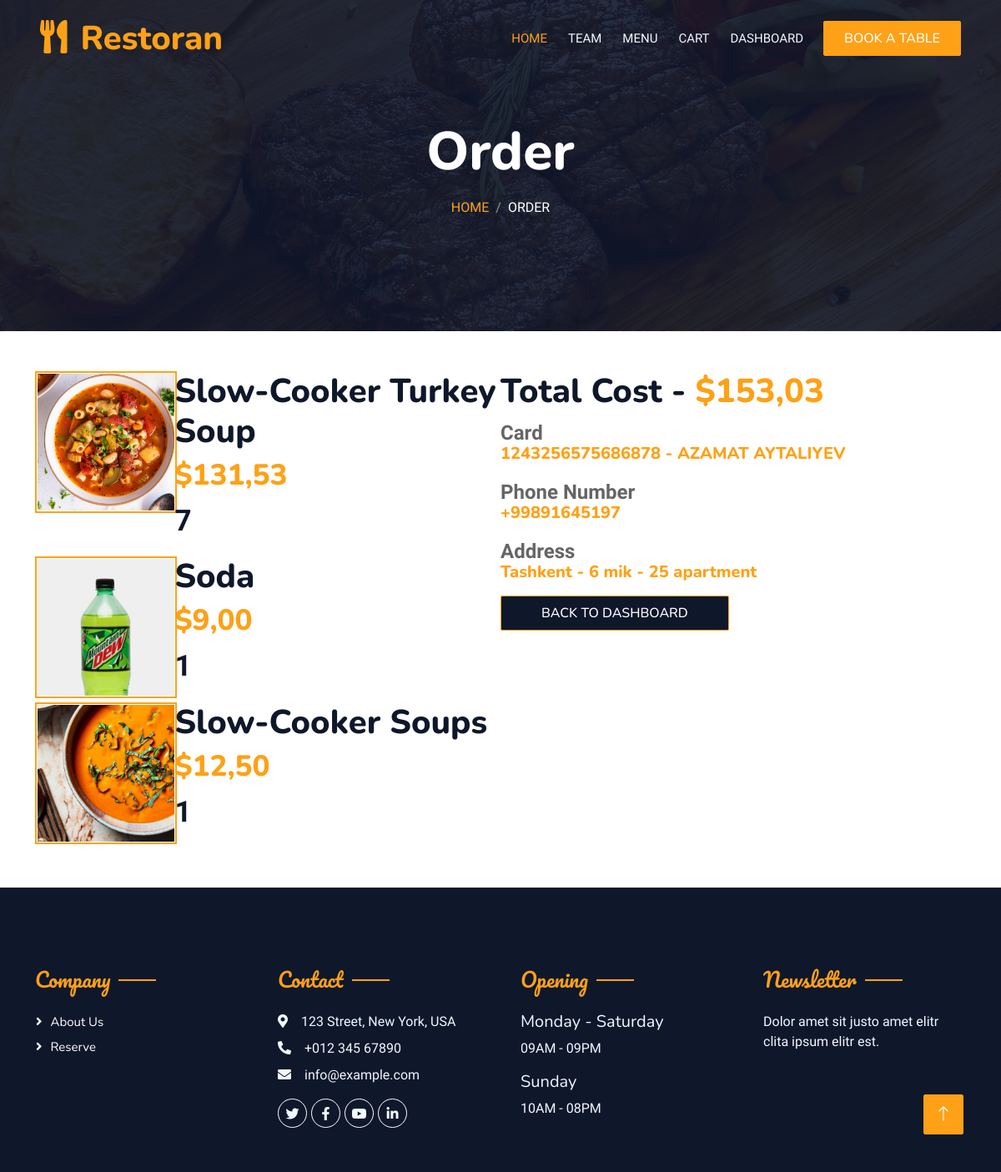
Page /order_detail/19 (signed in) on the committed database.
### blog/models.py (models this page shows, shortened)
class OrderItem(models.Model):
    order = models.ForeignKey(Order, on_delete=models.CASCADE, related_name='order_item')
    product = models.ForeignKey(Food, on_delete=models.CASCADE)
    quantity = models.PositiveIntegerField(default=1)
    @property
    def get_total(self):
        total = self.product.price * self.quantity
        return total

class Food(models.Model):
    name = models.CharField(max_length=50)
    price = models.FloatField()
    image = models.ImageField(upload_to='images')
    description = models.TextField()
    ingredients = models.TextField()
    category = models.ForeignKey(Category, on_delete=models.CASCADE)
    slug = models.SlugField(null=True, blank=True)
    class Meta:
        verbose_name = 'Food'
        verbose_name_plural = 'Foods'

class Order(models.Model):
    user = models.ForeignKey(User, on_delete=models.CASCADE)
    card = models.ForeignKey(Card, on_delete=models.CASCADE, null=True, blank=True)
    phone_number = models.CharField(max_length=16)
    address = models.ForeignKey(Address, on_delete=models.CASCADE, null=True, blank=True)
    is_payed = models.BooleanField(default=False)
    invoice_id = models.CharField(max_length=50)
    ordered_on = models.DateTimeField(auto_now_add=True)
    class Meta:
        verbose_name = 'Order'
        verbose_name_plural = 'Orders'

class Card(models.Model):
    user = models.ForeignKey(User, on_delete=models.CASCADE)
    card_number = models.IntegerField(max_length=16)
    owner_fullname = models.CharField(max_length=255)
    cvv = models.IntegerField(max_length=3)

class Address(models.Model):
    user = models.ForeignKey(User, on_delete=models.CASCADE)
    city = models.CharField(max_length=255)
    region = models.CharField(max_length=255)
    apartment = models.CharField(max_length=255)

### blog/views.py (the view)
# urls.py: path('order_detail/<int:pk>', views.order_detail, name='order_detail'),
@login_required(login_url='login')
def order_detail(request, pk):
    order = Order.objects.get(pk=pk)
    items = order.order_item.all()
    total_price = sum(item.get_total for item in items)
    total_quantity = sum(item.quantity for item in items)
    context = {
        'items': items,
        'order': order,
        'total_quantity': total_quantity,
        'total_price': total_price,
    }
    return render(request, 'order_detail.html', context)

### templates/order_detail.html (shortened to what this page needs)
{% load static %}
<!DOCTYPE html>
<html lang="en">
<head>
    <link rel="stylesheet" href="https://cdnjs.cloudflare.com/ajax/libs/font-awesome/6.5.2/css/brands.min.css" />
    <link href="https://cdnjs.cloudflare.com/ajax/libs/font-awesome/5.10.0/css/all.min.css" rel="stylesheet">
    <link href="https://cdn.jsdelivr.net/npm/bootstrap-icons@1.4.1/font/bootstrap-icons.css" rel="stylesheet">
    <link href="{% static 'css/bootstrap.min.css' %}" rel="stylesheet">
    <link href="{% static 'css/style.css' %}" rel="stylesheet">
</head>
<body>
    <div class="container-xxl bg-white p-0">
        <div class="container-xxl position-relative p-0" id="navbar">
            <nav class="navbar navbar-expand-lg navbar-dark bg-dark px-4 px-lg-5 py-3 py-lg-0">
                <a href="" class="navbar-brand p-0">
                    <h1 class="text-primary m-0"><i class="fa fa-utensils me-3"></i>Restoran</h1>
                </a>
                <div class="collapse navbar-collapse" id="navbarCollapse">
                    <div class="navbar-nav ms-auto py-0 pe-4">
                        <a href="{% url 'home' %}" class="nav-item nav-link active">Home</a>
                        <a href="{% url 'team' %}" class="nav-item nav-link">Team</a>
                        <a href="{% url 'menu' %}" class="nav-item nav-link">Menu</a>
                        <a href="{% url 'cart' %}" class="nav-item nav-link">Cart</a>
                        {% if user.is_authenticated %}
                        <a href="{% url 'dashboard' %}" class="nav-item nav-link">Dashboard</a>
                        {% else %}
                        <a href="{% url 'login' %}" class="nav-item nav-link">Login</a>
                        {% endif %}
                    </div>
                    <a href="{% url 'reserve' %}" class="btn btn-primary py-2 px-4">Book A Table</a>
                </div>
            </nav>
            <div class="container-xxl py-5 bg-dark hero-header mb-5">
                <div class="container text-center my-5 pt-5 pb-4">
                    <h1 class="display-3 text-white mb-3 animated slideInDown">Order</h1>
                    <nav aria-label="breadcrumb">
                        <ol class="breadcrumb justify-content-center text-uppercase">
                            <li class="breadcrumb-item"><a href="{% url 'home' %}">Home</a></li>
                            <li class="breadcrumb-item text-white active" aria-current="page">Order</li>
                        </ol>
                    </nav>
                </div>
            </div>
        </div>
        <div class="container">
            <div class="checkout">
                <div class="c-items">
                    {% for item in items %}
                    <div class="c-item">
                        <div class="citem-img">
                            <img src="{{item.product.image.url}}" alt="">
                        </div>
                        <div class="citem-text">
                            <h1>{{item.product.name}}</h1>
                            <h2>${{item.get_total|floatformat:2}}</h2>
                            <p><b>{{item.quantity}}</b></p>
                        </div>
                    </div>
                    {% endfor %}
                </div>
                <div class="c-contact">
                    <div><h1>Total Cost - <span style="color: #FEA116;">${{total_price|floatformat:2}}</span></h1>
                    </div>
                    <form action="" method="post">
                        <div class="col-md-11 mb-3">
                            <div class="form-floating">
                                <p style="font-size: 24px; margin-bottom: -5px;"><b>Card</b></p>
                                <h6 style="font-size: 20px; margin-top: 5; color: #FEA116;">{{ order.card.card_number}}  - {{ order.card.owner_fullname }}</h6>
                            </div>
                        </div>
                        <div class="col-md-11 mb-3">
                            <div class="form-floating">
                                <p style="font-size: 24px; margin-bottom: -5px;"><b>Phone Number</b></p>
                                <h6 style="font-size: 20px; margin-top: 5; color: #FEA116;" >+{{order.phone_number}}</h6>
                            </div>
                        </div>
                        <div class="col-md-11 mb-3">
                            <div class="form-floating">
                                <p style="font-size: 24px; margin-bottom: -5px;"><b>Address</b></p>
                                <h6 style="font-size: 20px; margin-top: 5; color: #FEA116;">{{ order.address.city }}  - {{ order.address.region }} mik - {{order.address.apartment}} apartment</h6>
                            </div>
                        </div>
                        <a href="{% url 'dashboard' %}" class="btn btn-primary py-2 px-5" style="background-color: #0F172B;">Back to Dashboard</a>
                    </form>
                </div>
            </div>
        </div>
        <div class="container-fluid bg-dark text-light footer pt-5 mt-5 wow fadeIn" data-wow-delay="0.1s">
            <div class="container py-5">
                <div class="row g-5">
                    <div class="col-lg-3 col-md-6">
                        <h4 class="section-title ff-secondary text-start text-primary fw-normal mb-4">Company</h4>
                        <a class="btn btn-link" href="{% url 'about' %}">About Us</a>
                        <a class="btn btn-link" href="{% url 'reserve' %}">reserve</a>
                    </div>
                    <div class="col-lg-3 col-md-6">
                        <h4 class="section-title ff-secondary text-start text-primary fw-normal mb-4">Contact</h4>
                        <p class="mb-2"><i class="fa fa-map-marker-alt me-3"></i>123 Street, New York, USA</p>
                        <p class="mb-2"><i class="fa fa-phone-alt me-3"></i>+012 345 67890</p>
                        <p class="mb-2"><i class="fa fa-envelope me-3"></i>info@example.com</p>
                        <div class="d-flex pt-2">
                            <a class="btn btn-outline-light btn-social" href=""><i class="fab fa-twitter"></i></a>
                            <a class="btn btn-outline-light btn-social" href=""><i class="fab fa-facebook-f"></i></a>
                            <a class="btn btn-outline-light btn-social" href=""><i class="fab fa-youtube"></i></a>
                            <a class="btn btn-outline-light btn-social" href=""><i class="fab fa-linkedin-in"></i></a>
                        </div>
                    </div>
                    <div class="col-lg-3 col-md-6">
                        <h4 class="section-title ff-secondary text-start text-primary fw-normal mb-4">Opening</h4>
                        <h5 class="text-light fw-normal">Monday - Saturday</h5>
                        <p>09AM - 09PM</p>
                        <h5 class="text-light fw-normal">Sunday</h5>
                        <p>10AM - 08PM</p>
                    </div>
                    <div class="col-lg-3 col-md-6">
                        <h4 class="section-title ff-secondary text-start text-primary fw-normal mb-4">Newsletter</h4>
                        <p>Dolor amet sit justo amet elitr clita ipsum elitr est.</p>
                    </div>
                </div>
            </div>
        </div>
        <a href="#navbar" class="btn btn-lg btn-primary btn-lg-square back-to-top"><i class="bi bi-arrow-up"></i></a>
    </div>
</body>

### static/css/style.css (style rules this page uses)
:root { --primary: #FEA116; --light: #F1F8FF; --dark: #0F172B; }
.ff-secondary { font-family: 'Pacifico', cursive; }
.back-to-top { position: fixed; display: none; right: 45px; bottom: 45px; z-index: 99; }
.btn { font-family: 'Nunito', sans-serif; font-weight: 500; text-transform: uppercase; transition: .5s; }
.btn.btn-primary, .btn.btn-secondary { color: #FFFFFF; }
.btn-lg-square { width: 48px; height: 48px; }
.btn-square, .btn-sm-square, .btn-lg-square { padding: 0; display: flex; align-items: center; justify-content: center; font-weight: normal; border-radius: 2px; }
.navbar-dark .navbar-nav .nav-link { position: relative; margin-left: 25px; padding: 35px 0; font-size: 15px; color: var(--light) !important; text-transform: uppercase; font-weight: 500; outline: none; transition: .5s; }
.navbar-dark .navbar-nav .nav-link:hover, .navbar-dark .navbar-nav .nav-link.active { color: var(--primary) !important; }
@media (min-width: 992px) { .navbar-dark { position: absolute; width: 100%; top: 0; left: 0; z-index: 999; background: transparent !important; } }
.hero-header { background: linear-gradient(rgba(15, 23, 43, .9), rgba(15, 23, 43, .9)), url(../img/bg-hero.jpg); background-position: center center; background-repeat: no-repeat; background-size: cover; }
.breadcrumb-item + .breadcrumb-item::before { color: rgba(255, 255, 255, .5); }
.section-title { position: relative; display: inline-block; }
.section-title::before { position: absolute; content: ""; width: 45px; height: 2px; top: 50%; left: -55px; margin-top: -1px; background: var(--primary); }
.section-title::after { position: absolute; content: ""; width: 45px; height: 2px; top: 50%; right: -55px; margin-top: -1px; background: var(--primary); }
.section-title.text-start::before, .section-title.text-end::after { display: none; }
.footer .btn.btn-social { margin-right: 5px; width: 35px; height: 35px; display: flex; align-items: center; justify-content: center; color: var(--light); border: 1px solid #FFFFFF; border-radius: 35px; transition: .3s; }
.footer .btn.btn-link { display: block; margin-bottom: 5px; padding: 0; text-align: left; color: #FFFFFF; font-size: 15px; font-weight: normal; text-transform: capitalize; transition: .3s; }
.footer .btn.btn-link::before { position: relative; content: "\f105"; font-family: "Font Awesome 5 Free"; font-weight: 900; margin-right: 10px; }
.checkout { display: grid; grid-template-columns: 50% 50%; }
.c-item { display: grid; grid-template-columns: 30% 70%; }
.citem-img img { width: 170px; border: 2px solid #FEA116; padding: 1px; }
.citem-text h2 { color: #FEA116; font-size: 35px; }
.citem-text p { font-size: 35px; font-weight: 900; color: #0F172B; }

### rows in the picture
OrderItem: product.image (picture), product.name "Slow-Cooker Turkey Soup", get_total "131,53", quantity "7"
OrderItem: product.image (picture), product.name "Soda", get_total "9,00", quantity "1"
OrderItem: product.image (picture), product.name "Slow-Cooker Soups", get_total "12,50", quantity "1"
Order: card.card_number "1243256575686878", card.owner_fullname "AZAMAT AYTALIYEV", phone_number "99891645197", address.city "Tashkent", address.region "6", address.apartment "25"

### other values in the picture
{{ total_price|floatformat:2 }} "153,03"
